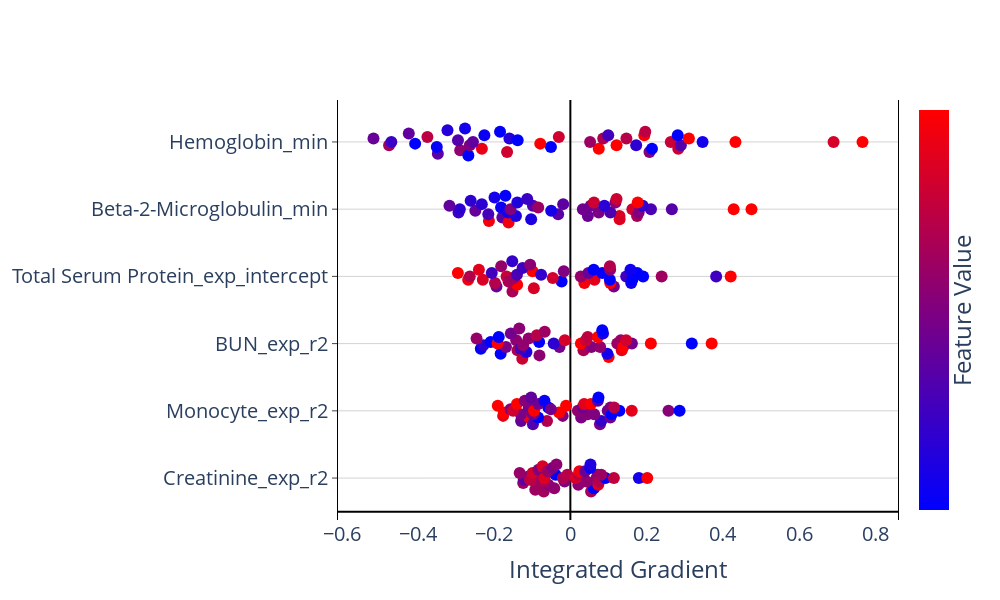

This figure's notebook cell:
### Code cell
import plotly.graph_objects as go
import plotly.express as px

nbins = 10
scale = 0.1
n_features = len(X.columns[svm_set_ranks[selected_run].sorted_features.astype(int)[:svm_set_ranks[selected_run].performance_["num_features"]]].values)
spacing = 2
min_max_IG = 2.5

fig = go.Figure()
fig.update_layout(
    plot_bgcolor='white',
    autosize=False,
    width=1000,
    height=600,
    coloraxis = {'colorscale':'Bluered'},
    xaxis_title = "Integrated Gradient",
)
 
fig.update_xaxes(
    zeroline=True,
    zerolinecolor="black",
    range = [-min_max_IG,min_max_IG]
    )
fig.update_yaxes(
    zeroline=True,
    zerolinecolor="black",
    mirror=True,
    ticks='outside',
    showline=True,
    linecolor='black',
    gridcolor='lightgrey',
    range = [-spacing, spacing*n_features + spacing]
)
 
feature_rank = np.argsort(np.sum(abs(IG),axis=0))
feature_order = feature_rank[(len(feature_rank)-n_features):len(feature_rank)] 

y_val = 1
bin_ids = list(range(nbins))
for f in feature_order:
    bins = np.linspace(IGtable.iloc[:,f].min()*1.1,IGtable.iloc[:,f].max()*1.1,nbins+1)
    ig_bins = pd.cut(IGtable.iloc[:,f], bins=bins, labels=bin_ids)
 
    x_vals = []
    y_vals = []
    f_vals = []
    for bin in bin_ids:
        x_bin_vals = list(IGtable.iloc[ig_bins[ig_bins == bin].index,f].values)
        n_pts = len(x_bin_vals)
        if n_pts > 0:
            x_vals = x_vals + x_bin_vals
            y_vals = y_vals + list(y_val + scale*(np.array(list(range(n_pts)))-(n_pts-1)/2))
            f_vals = f_vals + list(IG_X.iloc[ig_bins[ig_bins == bin].index,f].values)
    fig.add_trace(go.Scatter(
        x = x_vals, 
        y = y_vals,
        mode = 'markers',
        marker = dict(size=12,
                      color = f_vals,
                      coloraxis = "coloraxis",
                     ),
        name=IGtable.columns[f],
    ))
    y_val += spacing
 
 
fig.update_layout(showlegend=False, coloraxis_showscale=True,font=dict(size=20))
fig.update_coloraxes(colorbar_showticklabels=False,
                    colorbar_title=dict(text="Feature Value",side = "right"),
                    cmin = -1, cmax = 1)
fig.update_yaxes(tickvals=[1]+[1 + spacing*i for i in range(1,n_features)], 
                 ticktext=IGtable.columns[feature_order])
 
fig.show()
